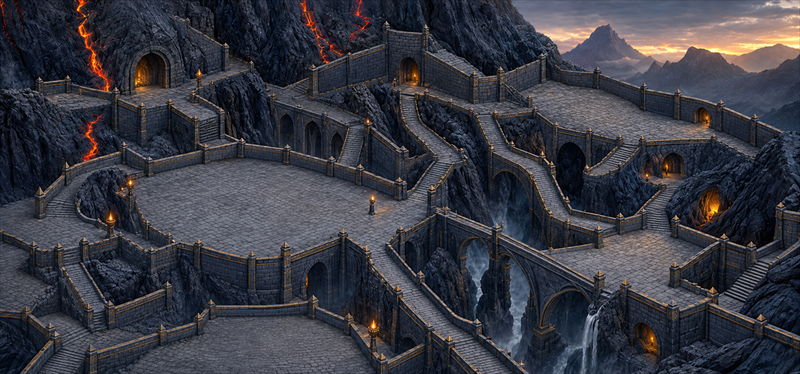
#> input picture Content/Data/dragon-citadel/town-screen/background.bmp, 800 x 374 px
$ python move_level8_town_dwelling.py
#> lines starting #> are read from the running program, lines starting #| are printed output that depends on the picture
import argparse
from pathlib import Path

from PIL import Image, ImageDraw, ImageFont


ROOT = Path(__file__).resolve().parents[1]
BUILDINGS = ROOT / "Content" / "Sprites" / "dragon-citadel" / "town" / "buildings"
TOWN_DATA = ROOT / "Content" / "Data" / "dragon-citadel" / "town-screen"
BACKGROUND = TOWN_DATA / "background.bmp"
CYAN = (0, 255, 255)

LEVEL8 = ("dwellingLvl8", "dwellingUpLvl8")
FULL_TOWN = (
    "mageGuild",
    "tavern",
    "castle",
    "capitol",
    "marketplace",
    "resourceSilo",
    "blacksmith",
    "special1",
    "special2",
    "special3",
    "special4",
    "grail",
    "dwellingUpLvl1",
    "dwellingUpLvl2",
    "dwellingUpLvl3",
    "dwellingUp3Lvl4",
    "dwellingUpLvl5",
    "dwellingUpLvl6",
    "dwellingUpLvl7",
    "dwellingUpLvl8",
    "special5",
)


# [31 lines left out: functions alpha_bbox, move_rgba, move_mask, not called in this run]


def compose_town(level8_target: tuple[int, int] | None = None) -> Image.Image:
    with Image.open(BACKGROUND) as image:
        town = image.convert("RGBA")

    for building in FULL_TOWN:
        path = BUILDINGS / building / "frame-00.png"
        with Image.open(path) as image:
            layer = image.convert("RGBA")
        if building == "dwellingUpLvl8" and level8_target is not None:
            layer = move_rgba(layer, level8_target)
        town.alpha_composite(layer)
    return town.convert("RGB")


def preview_options() -> None:
    options = (
        ("A - lower left", (335, 235)),
        ("B - under the stairs", (400, 235)),
        ("C - lower right", (465, 235)),
    )
    sheet = Image.new("RGB", (800, 1245), (18, 20, 25))
    draw = ImageDraw.Draw(sheet)
    font = ImageFont.load_default()
    y = 0
    for label, target in options:
        draw.text((12, y + 8), label, fill=(238, 224, 185), font=font)
        sheet.paste(compose_town(target), (0, y + 28))
        y += 415
    path = ROOT / "tools" / "town-level8-placement-options.png"
    sheet.save(path, optimize=True)


# [23 lines left out: function apply_move, not called in this run]


def main() -> None:
    parser = argparse.ArgumentParser()
    parser.add_argument("--apply", action="store_true")
    parser.add_argument("--x", type=int, default=400)
    parser.add_argument("--y", type=int, default=235)
    args = parser.parse_args()

    if args.apply:
        apply_move((args.x, args.y))
    else:
        preview_options()
#> in preview_options, `sheet = Image.new("RGB", (800, 1245), (18, 20, 25))`:
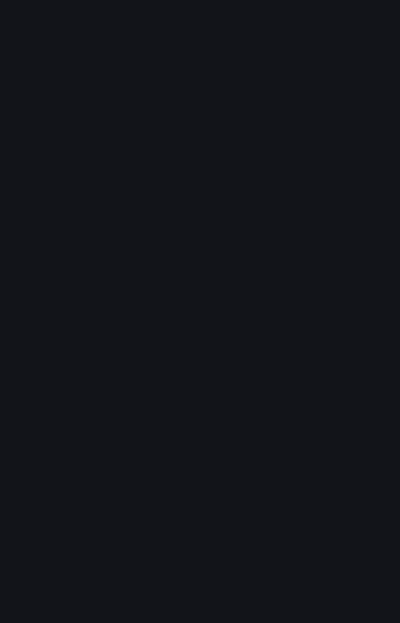
#> sheet: PIL image 800x1245 RGB (shown at 1/2 size); mean R, G, B 18, 20, 25
#> in compose_town, image is the input picture: PIL image 800x374 RGB; mean R, G, B 57.6, 58.6, 67.6


if __name__ == "__main__":
#> (the run stopped early here; a loop or call above may not have finished)
